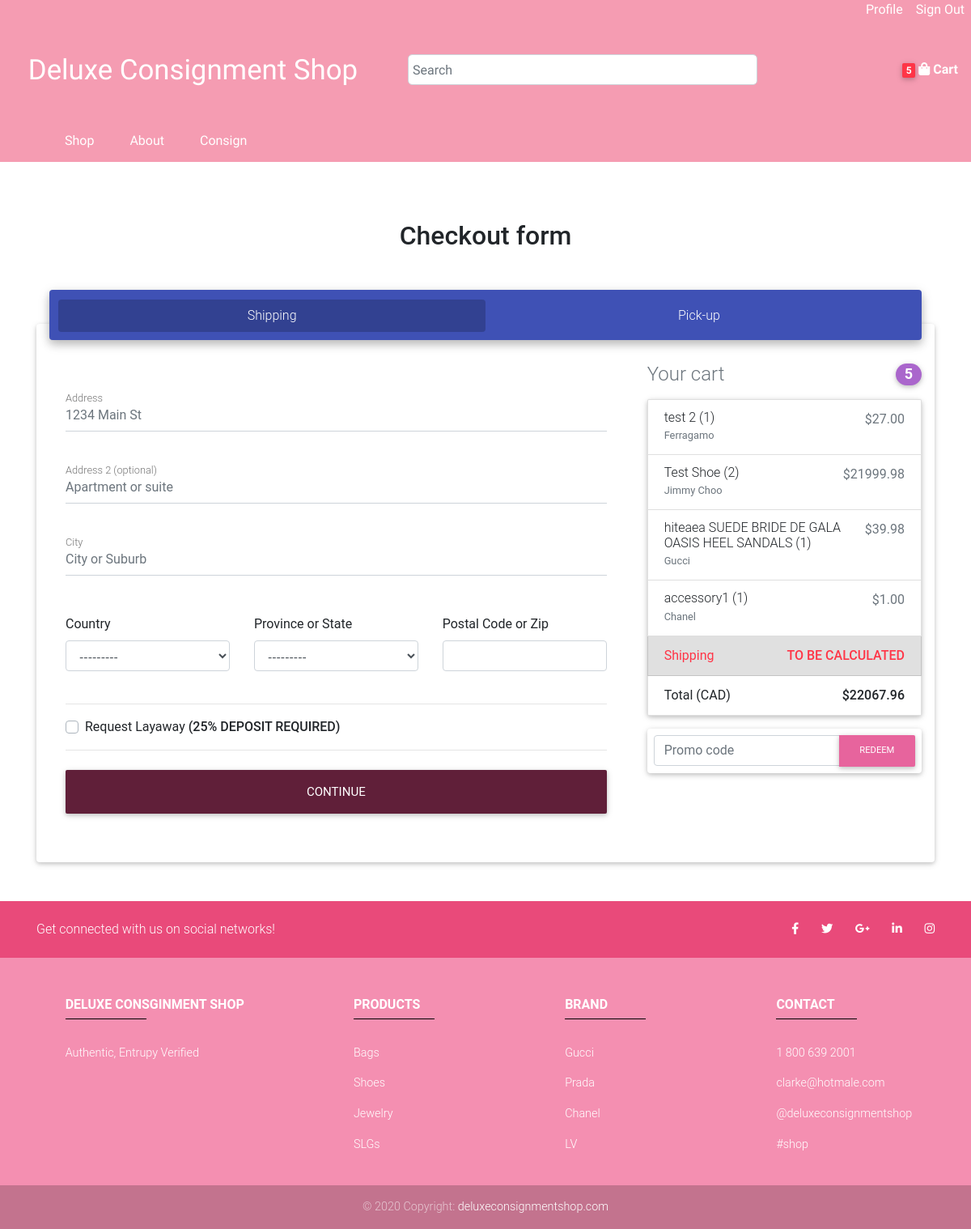
The page /checkout/ (signed in) on the database as committed earlier.
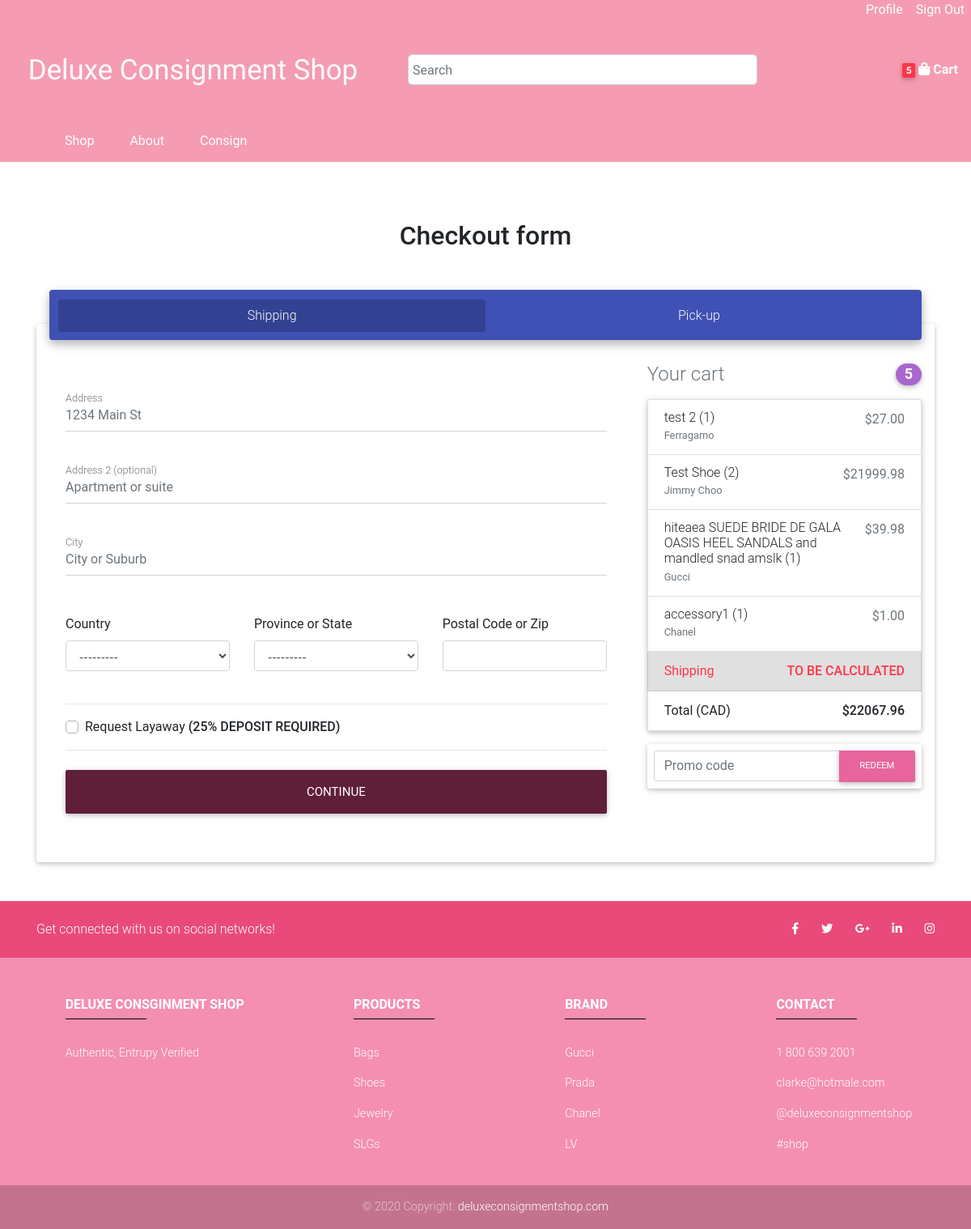
The same page on the database as committed later.
### user/models.py (models this page shows, shortened)
class OrderItem(models.Model):
    product = models.ForeignKey(Product, on_delete=models.SET_NULL, null=True)
    order = models.ForeignKey(Order, on_delete=models.SET_NULL, null=True)
    quantity = models.IntegerField(default=0, null=True, blank=True)
    date_added = models.DateTimeField(auto_now_add=True)
    @property
    def get_total(self):
        return self.quantity * self.product.discount_price

### store/models.py (models this page shows, shortened)
class Product(models.Model):
    name = models.CharField(max_length=200)
    brand = models.CharField(max_length=100, choices=BRAND_CHOICES, null=True)
    price = models.DecimalField(max_digits=99, decimal_places=2)
    discount_price = models.DecimalField(max_digits=99, decimal_places=2, blank=True, null=True)
    featured = models.BooleanField(default=False)
    thumbnail = models.ImageField(null=True, blank=True, upload_to='thumbnails')
    quantity = models.IntegerField(default=1)
    in_stock = models.BooleanField(default=True)
    date_created = models.DateTimeField(default=timezone.now)
    description = models.TextField(max_length=2000, null=True, blank=True)
    slug = models.SlugField(max_length=200, blank=True)
    @property
    def get_remove_from_cart_url(self):
        return reverse("shop:remove-from-cart", kwargs={
            'slug': self.slug
        })
    @property
    def get_brand(self):
        return self.get_brand_display()

### store/views.py (the view)
# urls.py: path('checkout/', store_views.checkout, name="checkout"),
def checkout(request):
    if request.user.is_authenticated:
        data = cartData(request)
    else:
        if 'code' in request.session:
            data = cookieCartData(request, code=request.session['code'])
        else:
            data = cookieCartData(request)
    order = data['order']
    items = data['items']
    cart_quantity = data['cart_quantity']
    cart_total = data['cart_total']
    products = Product.objects.all()
    form = ShippingAddressForm()
    pick_up_form = PickUpForm()
    coupon_form = CouponForm()
    context = {
        'products': products,
        'order': order,
        'items': items,
        'cart_quantity': cart_quantity,
        'cart_total': cart_total,
        'form': form,
        'pick_up_form': pick_up_form,
        'coupon_form': coupon_form
    }
    return render(request, 'store/checkout.html', context)

### user/forms.py
class PickUpForm(forms.Form):
    first_name = forms.CharField(widget=forms.TextInput(attrs={'class': 'form-control'}), max_length=100, required=False)
    last_name = forms.CharField(widget=forms.TextInput(attrs={'class': 'form-control'}), max_length=100, required=False)
    email = forms.EmailField(widget=forms.TextInput(attrs={'class': 'form-control'}), max_length=100, required=False)
    layaway2 = forms.BooleanField(widget=forms.CheckboxInput(attrs={'class': 'custom-control-input layaway'}), required=False)

### store/utils.py (called while the page is built)
def cartData(request):
    customer = request.user.customer
    order, created = Order.objects.get_or_create(customer=customer, complete=False)
    items = order.orderitem_set.all()
    cart_quantity = order.get_cart_quantity
    cart_total = order.get_cart_total
    return {'order': order, 'items': items, 'cart_quantity': cart_quantity, 'cart_total': cart_total}

### user/models.py (called while the page is built)
    @property
    def get_cart_total(self):
        items = self.orderitem_set.all()
        total = sum([item.get_total for item in items])
        total = float(total)
        if self.coupon:
            total *= (1 - (self.coupon.discount_percentage/100))
        if self.tax:
            total *= 1 + (self.tax / 100)
        if self.shipping_cost:
            total += self.shipping_cost
        return total

    @property
    def get_cart_ontario_tax_total(self):
        items = self.orderitem_set.all()
        total = sum([item.get_total for item in items])
        total = float(total)
        if self.coupon:
            total *= (1 - (self.coupon.discount_percentage/100))
        total *= 1.13
        if self.shipping_cost:
            total += self.shipping_cost
        return total

    @property
    def get_cart_quantity(self):
        items = self.orderitem_set.all()
        return sum([item.quantity for item in items])

    @property
    def get_discount_total(self):
        if self.coupon:
            items = self.orderitem_set.all()
            total = float(sum([item.get_total for item in items]))
            total = total - total * (1 - (self.coupon.discount_percentage / 100))
            return total
        return 0

    @property
    def get_ontario_tax_total(self):
        items = self.orderitem_set.all()
        total = float(sum([item.get_total for item in items])) - self.get_discount_total
        total = total * 1.13 - total
        return total

### store/templates/store/checkout.html (shortened to what this page needs)
{% extends 'store/base.html' %}
{% load static %}
{% block content %}
<main class="mb-5 pt-4">
    <div class="container wow fadeIn">
        <h2 class="my-5 h2 text-center">Checkout form</h2>
        <ul class="nav nav-tabs nav-justified md-tabs indigo" id="myTabJust" role="tablist">
            <li class="nav-item">
                <a class="nav-link active" id="home-tab-just" data-toggle="tab" href="#home-just" role="tab"
                   aria-controls="home-just"
                   aria-selected="true">Shipping</a>
            </li>
            <li class="nav-item">
                <a class="nav-link" id="contact-tab-just" data-toggle="tab" href="#contact-just" role="tab"
                   aria-controls="contact-just"
                   aria-selected="false">Pick-up</a>
            </li>
        </ul>
        <div class="tab-content card pt-5" id="myTabContentJust">
            <div class="tab-pane fade show active" id="home-just" role="tabpanel" aria-labelledby="home-tab-just">
                {% include 'store/shipping.html' %}
            </div>
        </div>
    </div>
</main>
{% endblock content %}

### store/templates/store/base.html (shortened to what this page needs)
{% load static %}
<!DOCTYPE html>
<html>
<head>
    <link rel="stylesheet" href="https://use.fontawesome.com/releases/v5.11.2/css/all.css">
    <link rel="stylesheet" href="{% static 'css/bootstrap.min.css' %}">
    <link rel="stylesheet" href="{% static 'css/mdb.min.css' %}">
    <link rel="stylesheet" href="{% static './css/addons-pro/multi-range.min.css' %}">
    <link rel="stylesheet" href="{% static 'css/style.css' %}">
</head>
<body class="hidden-sn pink-skin animated">
{% include 'store/navbar.html' %}
{% block content %}
{% endblock content %}
<footer class="page-footer font-small pink lighten-3">
    <div style="background-color: #e94a7a;">
        <div class="container">
            <div class="row py-4 d-flex align-items-center">
                <div class="col-md-6 col-lg-5 text-center text-md-left mb-4 mb-md-0">
                    <h6 class="mb-0">Get connected with us on social networks!</h6>
                </div>
                <div class="col-md-6 col-lg-7 text-center text-md-right">
                    <a class="fb-ic"><i class="fab fa-facebook-f white-text mr-4"> </i></a>
                    <a class="tw-ic"><i class="fab fa-twitter white-text mr-4"> </i></a>
                    <a class="gplus-ic"><i class="fab fa-google-plus-g white-text mr-4"> </i></a>
                    <a class="li-ic"><i class="fab fa-linkedin-in white-text mr-4"> </i></a>
                    <a class="ins-ic"><i class="fab fa-instagram white-text"> </i></a>
                </div>
            </div>
        </div>
    </div>
    <div class="container text-center text-md-left mt-5">
        <div class="row mt-3">
            <div class="col-md-3 col-lg-4 col-xl-3 mx-auto mb-4">
                <h6 class="text-uppercase font-weight-bold">Deluxe Consginment Shop</h6>
                <hr class="black accent-2 mb-4 mt-0 d-inline-block mx-auto" style="width: 100px;">
                <p>Authentic, Entrupy Verified</p>
            </div>
            <div class="col-md-2 col-lg-2 col-xl-2 mx-auto mb-4">
                <h6 class="text-uppercase font-weight-bold">Products</h6>
                <hr class="black accent-2 mb-4 mt-0 d-inline-block mx-auto" style="width: 100px;">
                <p><a href="#!">Bags</a></p>
                <p><a href="#!">Shoes</a></p>
                <p><a href="#!">Jewelry</a></p>
                <p><a href="#!">SLGs</a></p>
            </div>
            <div class="col-md-2 col-lg-2 col-xl-2 mx-auto mb-4">
                <h6 class="text-uppercase font-weight-bold">Brand</h6>
                <hr class="black accent-2 mb-4 mt-0 d-inline-block mx-auto" style="width: 100px;">
                <p><a href="#!">Gucci</a></p>
                <p><a href="#!">Prada</a></p>
                <p><a href="#!">Chanel</a></p>
                <p><a href="#!">LV</a></p>
            </div>
            <div class="col-md-2 col-lg-2 col-xl-2 mx-auto mb-4">
                <h6 class="text-uppercase font-weight-bold">CONTACT</h6>
                <hr class="black accent-2 mb-4 mt-0 d-inline-block mx-auto" style="width: 100px;">
                <p><a href="#!">1 800 639 2001</a></p>
                <p><a href="mailto:clarke@hotmale.com">clarke@hotmale.com</a></p>
                <p><a href="#!">@deluxeconsignmentshop</a></p>
                <p><a href="#!">#shop</a></p>
            </div>
        </div>
    </div>
    <div class="footer-copyright text-center py-3">© {% now "Y" %} Copyright:
        <a href="https://mdbootstrap.com/"> deluxeconsignmentshop.com</a>
    </div>
</footer>
</body>
</html>

### store/templates/store/navbar.html (shortened to what this page needs)
{% load static %}
<link rel="stylesheet" href="{% static 'css/nav.css' %}">
<nav>
    <div class="nav-header">
        {% if not request.user.is_authenticated %}
            <a href="" data-toggle="modal" data-target="#modalLRForm">Login or Register</a>
        {% else %}
            <a href="{% url 'user:logout-user' %}">Sign Out</a>
            <a href="{% url 'user:account'%}">Profile</a>
        {% endif %}
    </div>
    <div class="nav-container">
        <div class="brand"><a href="{% url 'shop:home' %}">Deluxe Consignment Shop</a></div>
        <form id="search" action="">
            <input class="form-control" id="searchBar" name="q" type="search" placeholder="Search">
        </form>
        <div id="cart">
            <a class="nav-link dark-grey-text font-weight-bold" href="#" data-toggle="modal"
               data-target="#cart-modal-ex">
                <span class="badge danger-color">{{cart_quantity}}</span>
                <i class="fas fa-shopping-bag white-text" aria-hidden="true"></i>
                <span class="clearfix d-none d-sm-inline-block" style="color:white">Cart</span>
            </a>
        </div>
    </div>
    <div class="menu">
        <ul>
            <li><a href="{% url 'shop:store' %}">Shop</a>
            </li>
            <li><a href="{% url 'shop:about' %}">About</a>
            </li>
            <li><a href="{% url 'shop:consign' %}">Consign</a></li>
        </ul>
    </div>
</nav>

### store/templates/store/shipping.html (shortened to what this page needs)
<div class="row">
    <div class="col-md-8 mb-4">
        <div class="">
            <form id="shipping_form" method="POST" action="" class="card-body delivery-form">
                <div class="md-form mb-5">
                    {{form.address}}
                    <label for="{{form.address.id_for_label}}" class="">Address</label>
                </div>
                <div class="md-form mb-5">
                    {{form.address2}}
                    <label for="{form.address2.id_for_label}}" class="">Address 2 (optional)</label>
                </div>
                <div class="md-form mb-5">
                    {{form.city}}
                    <label for="{{form.city.id_for_label}}" class="">City</label>
                </div>
                <div class="row">
                    <div class="col-lg-4 col-md-12 mb-4">
                        <label for="{{forms.country.id_for_label}}">Country</label>
                        {{form.country}}
                    </div>
                    <div class="col-lg-4 col-md-6 mb-4">
                        <label for="{{form.province.id_for_label}}">Province or State</label>
                        {{form.province}}
                    </div>
                    <div class="col-lg-4 col-md-6 mb-4">
                        <label for="{{form.postal_code.id_for_label}}">Postal Code or Zip</label>
                        {{form.postal_code}}
                    </div>
                </div>
                {% if cart_total >= 500 %}
                <hr>
                {% endif %}
                <div {% if cart_total >= 500 %} class="custom-control custom-checkbox"
                    {% else %} class="custom-control custom-checkbox hidden" {% endif %}>
                    <label class="custom-control-label" for="{{form.layaway.id_for_label}}">Request Layaway
                        <strong>(25% DEPOSIT REQUIRED)</strong></label>
                </div>
                <hr class="mb-4">
                <button id="continue-button" class="btn btn-primary btn-lg btn-block" type="submit">
                    Continue
                </button>
            </form>
        </div>
    </div>
    <div class="col-md-4 mb-4">
        <h4 class="d-flex justify-content-between align-items-center mb-3">
            <span class="text-muted">Your cart</span>
            <span class="badge badge-secondary badge-pill">{{cart_quantity}}</span>
        </h4>
        <ul class="list-group mb-3 z-depth-1">
            {% for item in items %}
            <li class="list-group-item d-flex justify-content-between lh-condensed">
                <div>
                    <h6 class="my-0">{{item.product.name}} ({{item.quantity}})</h6>
                    <small class="text-muted">{{item.product.get_brand}}</small>
                </div>
                <span class="text-muted">${{item.get_total}}</span>
            </li>
            {% endfor %}
            {% if order.shipping_cost %}
            <li class="list-group-item d-flex justify-content-between lh-condensed bg-light">
                <span class="text-danger">Shipping</span>
                <strong class="text-danger shipping-cost">${{order.shipping_cost|floatformat:2}}</strong>
            </li>
            {% else %}
            <li class="list-group-item d-flex justify-content-between lh-condensed bg-light">
                <span class="text-danger">Shipping</span>
                <strong class="text-danger shipping-cost">TO BE CALCULATED</strong>
            </li>
            {% endif %}
            <li class="list-group-item d-flex justify-content-between">
                <span>Total (CAD)</span>
                <strong id="total-cost">${{cart_total|floatformat:2}}</strong>
            </li>
        </ul>
        <form method="POST" action="{% url 'user:add-coupon' %}" class="card p-2">
            <div class="input-group">
                {{coupon_form.code}}
                <div class="input-group-append">
                    <button class="btn btn-secondary btn-md waves-effect m-0" type="submit">Redeem
                    </button>
                </div>
            </div>
        </form>
    </div>
</div>

### static/css/nav.css (style rules this page uses)
* { margin: 0px; padding: 0px; box-sizing: border-box; }
nav { z-index: 100; background: #f59cb2; color: white; font-family: 'Ubuntu', sans-serif; position: fixed; display: flex; flex-direction: column; justify-content: space-between; width: 100%; height: 25vh; transition: 300ms; }
.nav-header { display: flex; flex-direction: row-reverse; }
.nav-header a { margin: 0px 0.5rem; color: white; }
.nav-container { display: grid; grid-template-columns: 40% 40% 20%; align-items: center; justify-items: center; height: 100%; overflow: hidden; }
.nav-container .brand { font-size: calc(30px + 0.4vw); margin: 0 1em; justify-self: left; }
.nav-container .brand a { color: white; font-family: 'Sacramento'; }
.nav-container #search { width: 100%; display: flex; justify-content: center; }
.nav-container #searchBar { box-sizing: border-box; width: 90%; padding: 5px; margin: 2px 0; border-radius: 5px; transition: 0.3s; }
.nav-container #cart { justify-self: right; }
a > i { color: white; }
.menu { display: flex; justify-content: center; margin: 0; transition: 0.2s; }
.menu > ul { list-style: none; position: relative; width: 90%; z-index: 1; margin: 0; height: 100%; }
.menu li { display: inline-block; padding: 14px 20px; transition: 0.5s; }
.menu li a { text-decoration: none; color: white; }

Rows that differ between the two databases and show on the page:
changed through a linked row, OrderItem "Gucci": product.name "hiteaea SUEDE BRIDE DE GALA OASIS HEEL SANDALS" → "hiteaea SUEDE BRIDE DE GALA OASIS HEEL SANDALS and mandled snad amslk"
